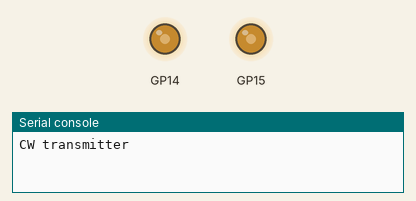
A program run on a simulated Raspberry Pi Pico running MicroPython. On the bench: output pins drawn as LEDs (lit = HIGH), the last lines printed to the serial console.

Above: at 0.1 s.
At 30.3 s:
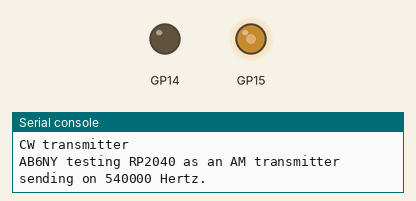
Timing chart, 0 to 70.0 s (numbered marks = the images above):
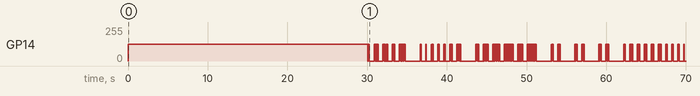

The program:

main.py
```python
from cwmorse import CWMorse
from time import sleep

frequency = 540000
tone = 14
carrier = 15

def main():
  cw = CWMorse(carrier, tone, frequency)
  cw.speed(10)
  print("CW transmitter")
  msg = "AB6NY testing RP2040 as an AM transmitter sending on " + str(frequency) + " Hertz."
  cw.tune(True)
  sleep(30)
  cw.tune(False)

  while True:
    print(msg)
    cw.send(msg)
    sleep(5)

main()
```

cwmorse.py
```python
from machine import Pin, PWM
from time import sleep

class RP_CW:
  def __init__(self, carrier_pin, tone_pin, freq):
    from machine import Pin
    from rp2 import PIO, StateMachine, asm_pio
    self.tone_pin = Pin(tone_pin, Pin.OUT)
    self.carrier_pin = Pin(carrier_pin, Pin.OUT)
    self.pwm = PWM(tone_pin, freq=500, duty_u16=0)

    @asm_pio(set_init=PIO.OUT_LOW)
    def square():
      wrap_target()
      set(pins, 1)
      set(pins, 0)
      wrap()

    self.f = freq
    self.sm = StateMachine(0, square, freq=2*self.f, set_base=self.carrier_pin)
    self.sm.active(1)

  def on(self):
    self.pwm.duty_u16(32767)

  def off(self):
    self.pwm.duty_u16(0)

  def frequency(self, frq):
    self.f = frq

class CWMorse:
  character_speed = 20

  def __init__(self, carrier_pin, tone_pin, freq):
    self.cw = RP_CW(carrier_pin, tone_pin, freq)
    self.cw.frequency(freq)

  def tune( self, onoff):
    if onoff:
      self.cw.on()
    else:
      self.cw.off()

  def speed(self, overall_speed):
    if overall_speed >= 20:
      self.character_speed = overall_speed
    units_per_minute = int(self.character_speed * 50)        # The word PARIS is 50 units of time
    OVERHEAD = 2
    self.DOT = int(60000 / units_per_minute) - OVERHEAD
    self.DASH = 3 * self.DOT
    self.CYPHER_SPACE = self.DOT

    if overall_speed >= 20:
      self.LETTER_SPACE = int(3 * self.DOT) - self.CYPHER_SPACE
      self.WORD_SPACE = int(7 * self.DOT) - self.CYPHER_SPACE
    else:
      # Farnsworth timing from “https://www.arrl.org/files/file/Technology/x9004008.pdf”
      farnsworth_spacing = (60000 * self.character_speed - 37200 * overall_speed) / (overall_speed * self.character_speed)
      farnsworth_spacing *= 60000/68500    # A fudge factor to get the ESP8266 timing closer to correct
      self.LETTER_SPACE = int((3 * farnsworth_spacing) / 19) - self.CYPHER_SPACE
      self.WORD_SPACE = int((7 * farnsworth_spacing) / 19) - self.CYPHER_SPACE

  def send(self, str):
    from the_code import code
    from time import sleep_ms
    for c in str:
      if c == ' ':
        self.cw.off()
        sleep_ms(self.WORD_SPACE)
      else:
        cyphers = code[c.upper()]
        for x in cyphers:
          if x == '.':
            self.cw.on()
            sleep_ms(self.DOT)
          else:
            self.cw.on()
            sleep_ms(self.DASH)
          self.cw.off()
          sleep_ms(self.CYPHER_SPACE)
        self.cw.off()
        sleep_ms(self.LETTER_SPACE)
```

the_code.py
```python
code = {
    'A': '.-',
    'B': '-...',
    'C': '-.-.',
    'D': '-..',
    'E': '.',
    'F': '..-.',
    'G': '--.',
    'H': '....',
    'I': '..',
    'J': '.---',
    'K': '-.-',
    'L': '.-..',
    'M': '--',
    'N': '-.',
    'O': '---',
    'P': '.--.',
    'Q': '--.-',
    'R': '.-.',
    'S': '...',
    'T': '-',
    'U': '..-',
    'V': '...-',
    'W': '.--',
    'X': '-..-',
    'Y': '-.--',
    'Z': '--..',
    '0': '-----',
    '1': '.----',
    '2': '..---',
    '3': '...--',
    '4': '....-',
    '5': '.....',
    '6': '-....',
    '7': '--...',
    '8': '---..',
    '9': '----.',
    '.': '.-.-.-',
    ',': '--..--',
    '?': '..--..',
    '\'': '·−−−−·',
    '!': '−·−·−−',
    '/': '−··−·',
    '(': '−·−−·',
    ')': '−·−−·−',
    '&': '·−···',
    ':': '−−−···',
    ';': '−·−·−·',
    '=': '−···−',
    '+': '·−·−·',
    '-': '−····−',
    '_': '··−−·−',
    '"': '·−··−·',
    '$': '···−··−',
    '@': '·−−·−·',
}
```
